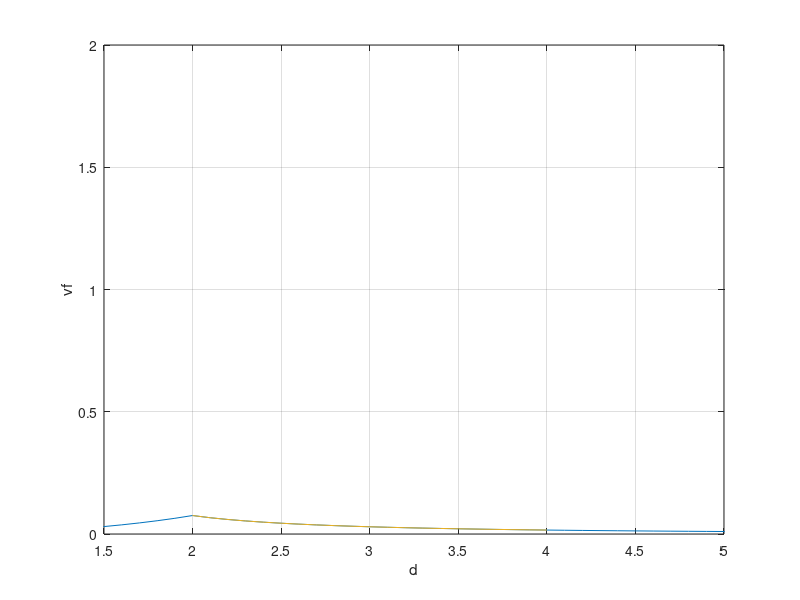

Here is the MATLAB script that generated this plot: (Note: this script raises an error after producing the figure.)
clc; clear; close all;


%% ------------------------------------------------------------------------
d = 1:0.1:8;
vf = zeros(1,length(d));

fun1 = @(c, d) (2.*c - sin(2.*c)) ./ sqrt(d.*d - 4.*cos(c).*cos(c)) .* sin(2.*c);
fun2 = @(c, d) sqrt(1 - 4/d/d .* cos(c).^2) .* sin(c).^2;

for i = 1:length(d)
    if d(i) < 2
        q = integral(@(ita) fun1(ita, d(i)), acos(d(i)^2/4), pi/2);
        vf(i) = 4/(2+d(i)) * q / (d(i)*pi) + d(i)^2/16*(d(i)-2);
    else
        q = integral(@(ita) fun1(ita, d(i)), 0, pi/2);
        vf(i) = q / (d(i)*pi);
    end
end


figure
plot(d, vf, LineWidth=2)
xlabel 'd'
ylabel 'vf'
xlim([1.5 5])
grid on
hold on


%% ------------------------------------------------------------------------
d = 2:0.1:4;
vf = zeros(1,length(d));

for i = 1:length(d)
    q = integral(@(c) fun2(c, d(i)), 0, pi/2);
    vf(i) = 0.5 - 2/pi*q;
end

plot(d, vf, LineWidth=2)
hold on


%% ------------------------------------------------------------------------
data = importdata("viewfactor_result.dat");
data = data.data(data.data(:,2) > 0, :);

% vf_voro = data(:, 5);
vf_voro = data(:, 4);
d_voro  = data(:,3)./0.03;

vf_max = 0.5 - 2/pi*integral(@(c) fun2(c, 2), 0, pi/2);

for i=1:length(d_voro)
    if (d_voro(i) <= 2.0)
        vf_voro(i) = min(vf_voro(i), vf_max);
    else
        q = integral(@(c) fun2(c, d_voro(i)), 0, pi/2);
        tmp_vf = 0.5 - 2/pi*q;

        vf_voro(i) = min(vf_voro(i), tmp_vf);
    end
end


scatter(d_voro, vf_voro, Marker="+", MarkerEdgeColor="Black")


fileID = fopen("viewfactor_result_optimized.dat", "w");
for i=1:length(d_voro)
    fprintf(fileID, "%d %d %.18f %.18f\n", data(i, 1), data(i, 2), d_voro(i), vf_voro(i));
end
fclose(fileID);

figure
histogram(vf_voro)
